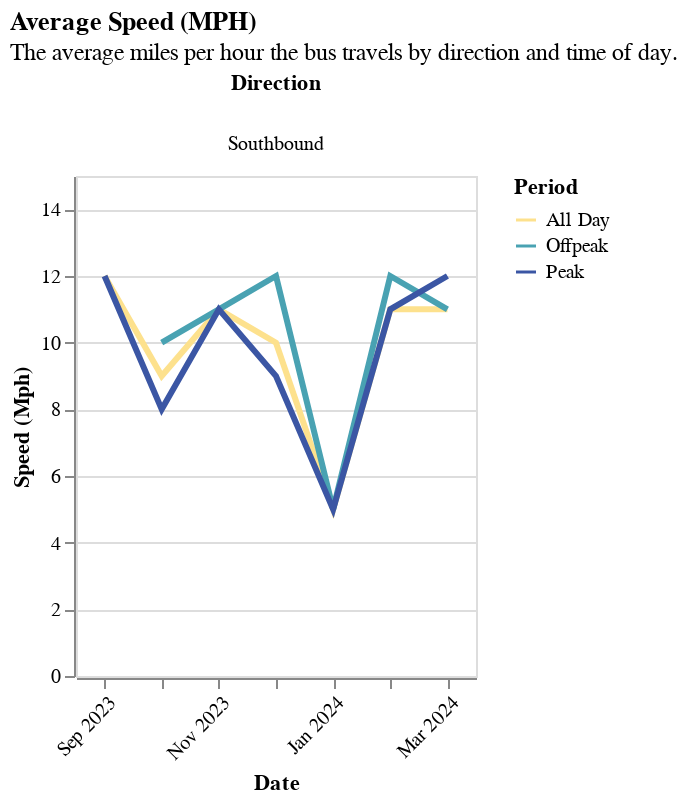

The code cell stored with this chart in its notebook:
### Markdown cell above
#### Speed

### Code cell
(
        section2_utils.base_facet_line(
            df,
            "Speed (MPH)",
            readable_dict["speed_graph"]["title"],
            readable_dict["speed_graph"]["subtitle"],
        )
        .add_params(xcol_param)
        .transform_filter(xcol_param)
    )
